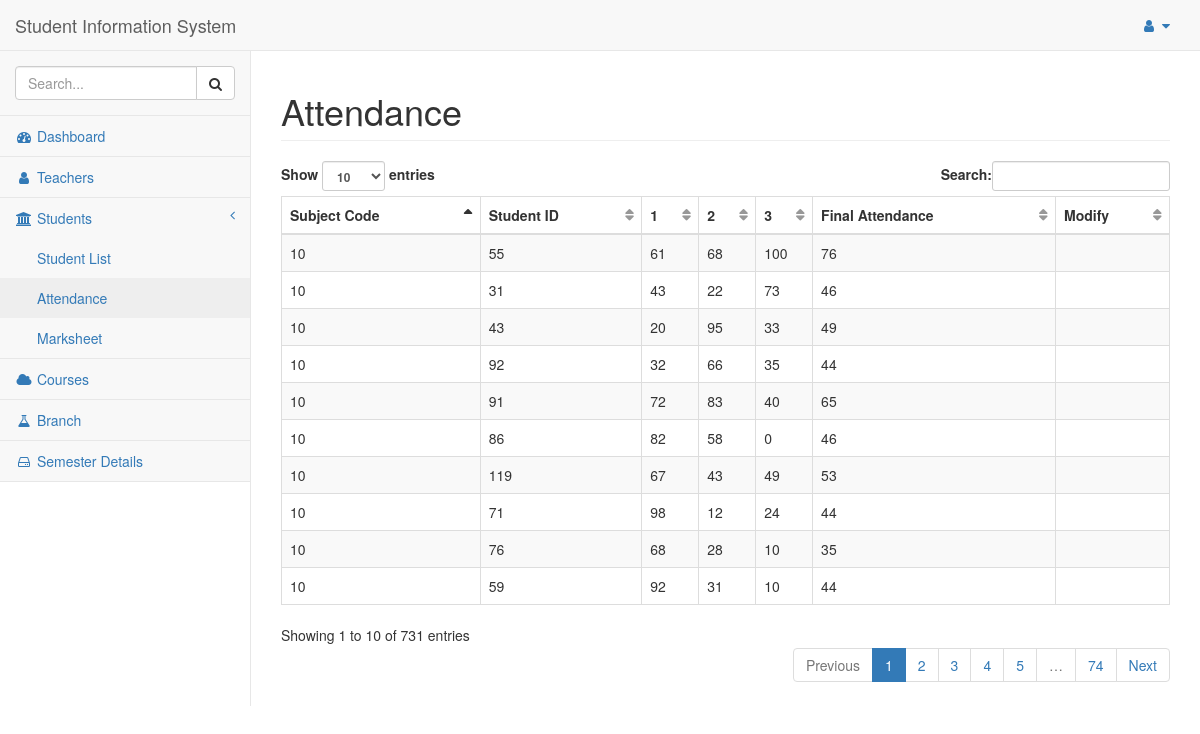
Page /attendance (signed in) on the earlier database version.
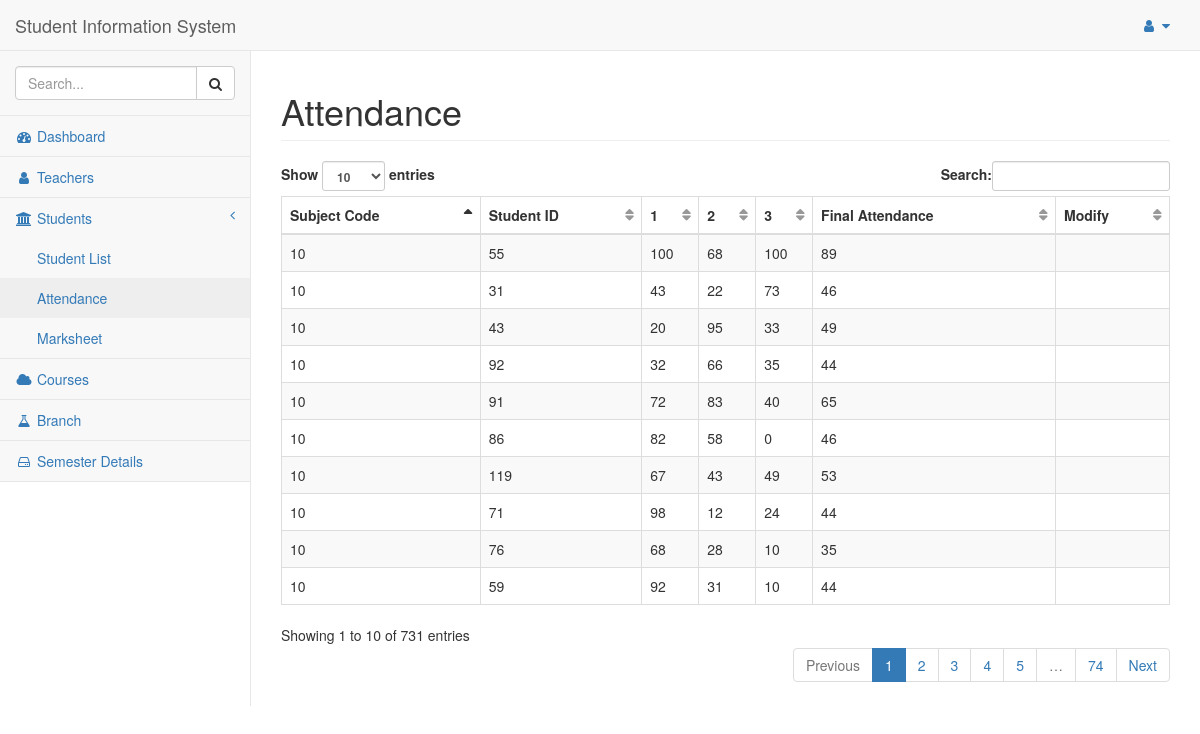
Same page on the later database version.
### tables this page shows
CREATE TABLE Attendance
(
 sub_code         integer NOT NULL ,
student_id teger NOT NULL,
 a1               integer unsigned NULL ,
 a2               integer unsigned NULL ,
 a3               integer unsigned NULL ,
 final_attendance integer unsigned NULL ,
PRIMARY KEY (sub_code, student_id),
FOREIGN KEY (student_id) REFERENCES Student (student_id) ON DELETE CASCADE ON UPDATE CASCADE,
FOREIGN KEY (sub_code) REFERENCES Subject (sub_code) ON DELETE CASCADE ON UPDATE CASCADE
);

### flaskapp.py (the view)
@app.route("/attendance")
def attendance():
    global ID
    if not session.get('logged_in'):
        return login()
    else:
        entry_list = query_db("SELECT * FROM Attendance", [])
        return render_template("attendance.html", id=ID, entry_list=entry_list)

### flaskapp.py (called while the page is built)
def get_db():
    db = getattr(g, '_database', None)
    if db is None:
        db = g._database = sqlite3.connect(DATABASE)
        db.create_function('avg', 3, average)
        db.row_factory = sqlite3.Row
    return db

def query_db(query: object, args: object, one: object = False) -> object:
    cur = get_db().execute(query, args)
    rv = cur.fetchall()
    cur.close()
    return (rv[0] if rv else None) if one else rv

@app.teardown_appcontext
def close_connection(exception):
    db = getattr(g, '_database', None)
    if db is not None:
        db.close()

### templates/attendance.html
{% extends "base.html" %}
{% block title %}Attendance{% endblock %}
{% block content %}
<table class="table table-striped table-bordered table-hover dataTables no-footer dtr-inline collapsed" style="width: 100%;" id="dataTables">
  <thead>
    <tr>
      <th scope="col">Subject Code</th>
      <th scope="col">Student ID</th>
      <th scope="col"><strong>1</strong></th>
      <th scope="col"><strong>2</strong></th>
      <th scope="col"><strong>3</strong></th>
      <th scope="col">Final Attendance</th>
      <th scope="col">Modify</th>
    </tr>
  </thead>
  {% for entry in entry_list: %}
  <tr>
    <td>{{ entry['sub_code'] }}</td>
    <td>{{ entry['student_id'] }}</td>
    <td>{{ entry['a1'] }}</td>
    <td>{{ entry['a2'] }}</td>
    <td>{{ entry['a3'] }}</td>
    <td>{{ entry['final_attendance'] }}</td>
    <td>
    </td>
  </tr>
  {% endfor %}
</table>
{% endblock content %}

### templates/base.html (shortened to what this page needs)
<!DOCTYPE html>
<html lang="en">
  <head>
    <link href="{{ url_for('static', filename='vendor/bootstrap/css/bootstrap.min.css') }}" rel="stylesheet">
    <link href="{{ url_for('static', filename='vendor/metisMenu/metisMenu.min.css') }}" rel="stylesheet">
    <link href="{{ url_for('static', filename='dist/css/sb-admin-2.css') }}" rel="stylesheet">
    <link href="{{ url_for('static', filename='vendor/morrisjs/morris.css') }}" rel="stylesheet">
    <link rel="stylesheet" href="https://stackpath.bootstrapcdn.com/font-awesome/4.7.0/css/font-awesome.min.css">
  </head>
  <body>
    <div id="wrapper">
      <nav class="navbar navbar-default navbar-static-top" role="navigation" style="margin-bottom: 0">
        <div class="navbar-header">
          <a class="navbar-brand" href="/">Student Information System</a>
        </div>
        <ul class="nav navbar-top-links navbar-right">
          <li class="dropdown">
            <a class="dropdown-toggle" data-toggle="dropdown" href="#">
              <i class="fa fa-user fa-fw"></i> <i class="fa fa-caret-down"></i>
            </a>
      </li>
    </ul>
    <div class="navbar-default sidebar" role="navigation">
      <div class="sidebar-nav navbar-collapse">
        <ul class="nav" id="side-menu">
          <li class="sidebar-search">
            <div class="input-group custom-search-form">
              <input type="text" class="form-control" placeholder="Search...">
              <span class="input-group-btn">
                <button class="btn btn-default" type="button">
                <i class="fa fa-search"></i>
                </button>
              </span>
            </div>
          </li>
          <li>
            <a href="/"><i class="fa fa-dashboard fa-fw"></i> Dashboard</a>
          </li>
          <li>
            <a href="/teachers"><i class="fa fa-user fa-fw"></i> Teachers</a>
          </li>
          <li>
            <a href="#"><i class="fa fa-institution fa-fw"></i> Students<span class="fa arrow"></span></a>
            <ul class="nav nav-second-level">
              <li>
                <li>
                  <a href="/students">Student List</a>
                </li>
                <li>
                  <a href="/attendance">Attendance</a>
                </li>
                <li>
                  <a href="/marksheet">Marksheet</a>
                </li>
              </li>
            </ul>
          </li>
          <li>
            <a href="/courses"><i class="fa fa-cloud fa-fw"></i> Courses</a>
          </li>
          <li>
            <a href="/branch"><i class="fa fa-flask fa-fw"></i> Branch</a>
          </li>
          <li>
            <a href="/semester"><i class="fa fa-hdd-o fa-fw"></i> Semester Details</a>
          </li>
        </div>
      </nav>
      <div id="page-wrapper">
        <div class="row">
          <div class="col-lg-12">
            <h1 class="page-header">
            {% block title %}{% endblock %}
            </h1>
          </div>
        </div>
        {% block content %}{% endblock content %}
      </div>
    </body>
  </html>

Differences in the rows shown:
changed Attendance (number 1 of 10 on the later page): a1 "61" → "100"; final_attendance "76" → "89"
